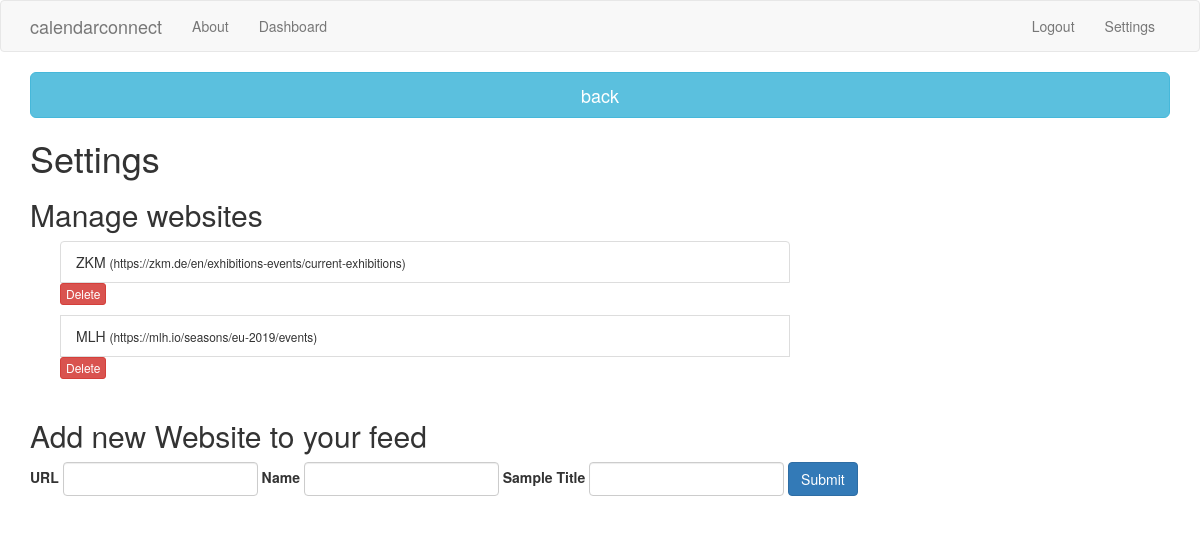
The app's page /settings (signed in) with its own data.
### tables this page shows
CREATE TABLE websites (user VARCHAR(30), url VARCHAR(100), sample_title VARCHAR(100), name VARCHAR(100));

### website/app.py (the view, shortened to what this page needs)
@app.route('/settings', methods=['GET', 'POST'])
@is_logged_in
def settings():
    form = WebsiteForm(request.form)
    cursor = get_db().cursor()
    cursor.execute("SELECT * FROM websites WHERE user='{}'".format(session['username']))
    data = cursor.fetchall()
    get_db().close()
    return render_template('settings.html', session=session, form = form, data = data)

### website/app.py
class WebsiteForm(Form):
    name = StringField('Name', validators=[validators.input_required()])
    sample_title = StringField('Sample Title', validators=[validators.input_required()])
    url = StringField('URL', validators=[validators.input_required()])

### website/app.py (called while the page is built)
def get_db():
    db = getattr(g, '_database', None)
    if db is None:
        db = g._database = sqlite3.connect(DATABASE)
        db.row_factory = sqlite3.Row
    return db

def is_logged_in(f):
    @wraps(f)
    def wrap(*args, **kwargs):
        if 'logged_in' in session:
            return f(*args, **kwargs)
        else:
            flash('Unauthorized, Please login', 'danger')
            return redirect(url_for('login'))
    return wrap

### website/templates/settings.html (shortened to what this page needs)
{% extends 'layout.html' %}
{% block body %}
<a href="/dashboard" class="btn btn-info btn-lg btn-block">back</a>
<div>
    <h1>Settings</h1>
    <h2>Manage websites</h2>
    <div class="container">
        <div class="col-md-8">
            <div class="list-group">
                {% for item in data %}
                <p class="list-group-item clearfix">
                    {{item.name}} <small>({{item.url}})</small>
                    <span class="pull-right">
                        <form action="{{ url_for('delete_website') }}" method=post>
                            <input type=submit class='btn btn-xs btn btn-danger' value='Delete'></input>
                        </form>
                    </span>
                </p>
                {% endfor %}
            </div>
        </div>
    </div>
    <h2>Add new Website to your feed</h2>
    {% from 'includes/_formhelpers.html' import render_field %}
    <form class="form-inline" method='POST' action=''>
        <div class='form-group'>
            {{render_field(form.url, class_='form-control')}}
        </div>
        <div class='form-group'>
            {{render_field(form.name, class_='form-control')}}
        </div>
        <div class='form-group'>
            {{render_field(form.sample_title, class_='form-control')}}
        </div>
        <input type='submit' class='btn btn-primary' value='Submit'></input>
    </form>
</div>
{% endblock %}

### website/templates/layout.html (shortened to what this page needs)
<!DOCTYPE html>
<html>
  <head>
    <link rel="stylesheet" href="https://cdnjs.cloudflare.com/ajax/libs/bootstrap-table/1.11.0/bootstrap-table.min.css"/>
    <link rel="stylesheet" href="https://maxcdn.bootstrapcdn.com/bootstrap/3.3.7/css/bootstrap.min.css">
  </head>
  <body>
    {% include 'includes/_navbar.html' %}
    <div class="container">
      {% block body %}{% endblock %}
    </div>
  </body>
</html>

### website/templates/includes/_navbar.html
<nav class="navbar navbar-default">
    <div class="container">
      <div class="navbar-header">
        <a class="navbar-brand" href="/">calendarconnect</a>
      </div>
      <div id="navbar" class="collapsed navbar-collapse">
        <ul class="nav navbar-nav">
          <li><a href="/about">About</a></li>
          {% if session.logged_in %}
          <li><a href="/dashboard">Dashboard</a></li>
          {% endif %}
        </ul>
        <ul class="nav navbar-nav navbar-right">
          {% if session.logged_in %}
            <li><a href="/logout">Logout</a></li>
            <li><a href="/settings">Settings</a></li>
          {% else %}
            <li><a href="/register">Register</a></li>
            <li><a href="/login">Login</a></li>
          {% endif %}
        </ul>
      </div>
    </div>
  </nav>

### website/templates/includes/_formhelpers.html (shortened to what this page needs)
{% macro render_field(field) %}
  {{ field.label }}
  {{ field(**kwargs)|safe }}
{% endmacro %}

### records on screen
websites: name "ZKM", url "https://zkm.de/en/exhibitions-events/current-exhibitions"
websites: name "MLH", url "https://mlh.io/seasons/eu-2019/events"

### other values on screen
{{ field.label }} "URL Name Sample Title"
